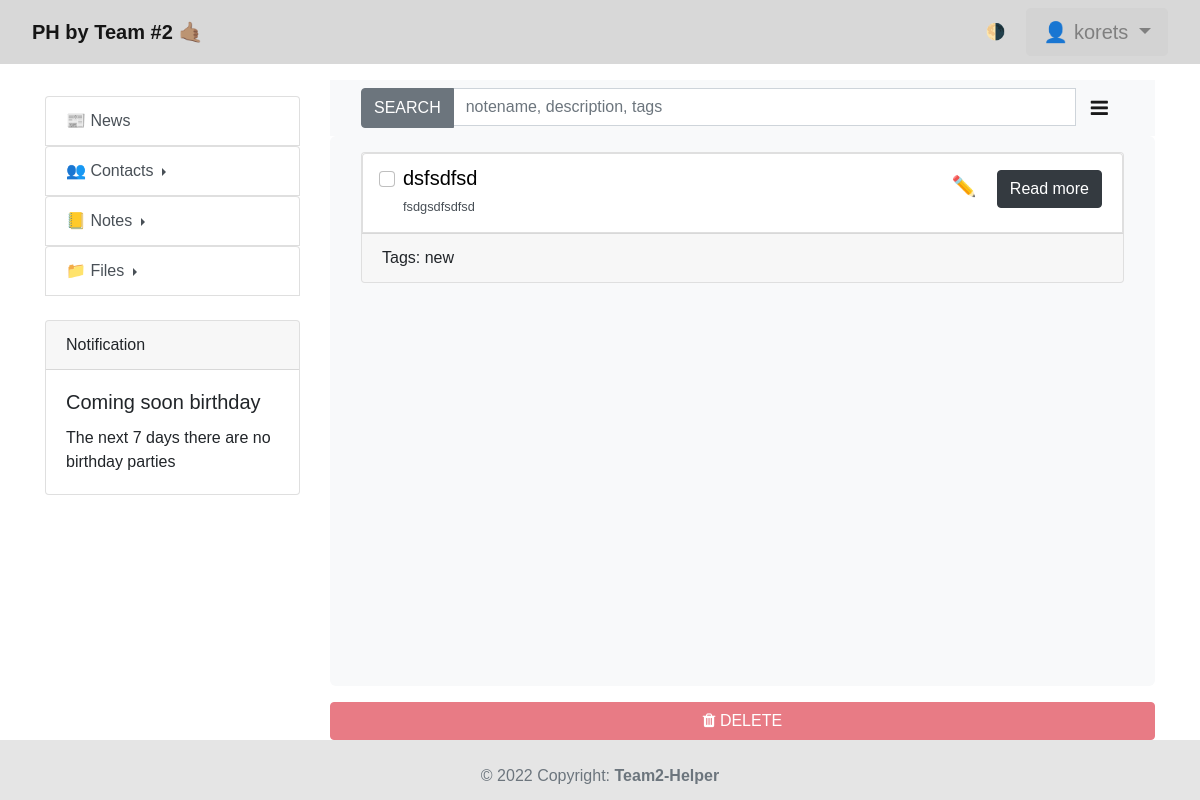
Before: /notes/ (signed in) with the older database file.
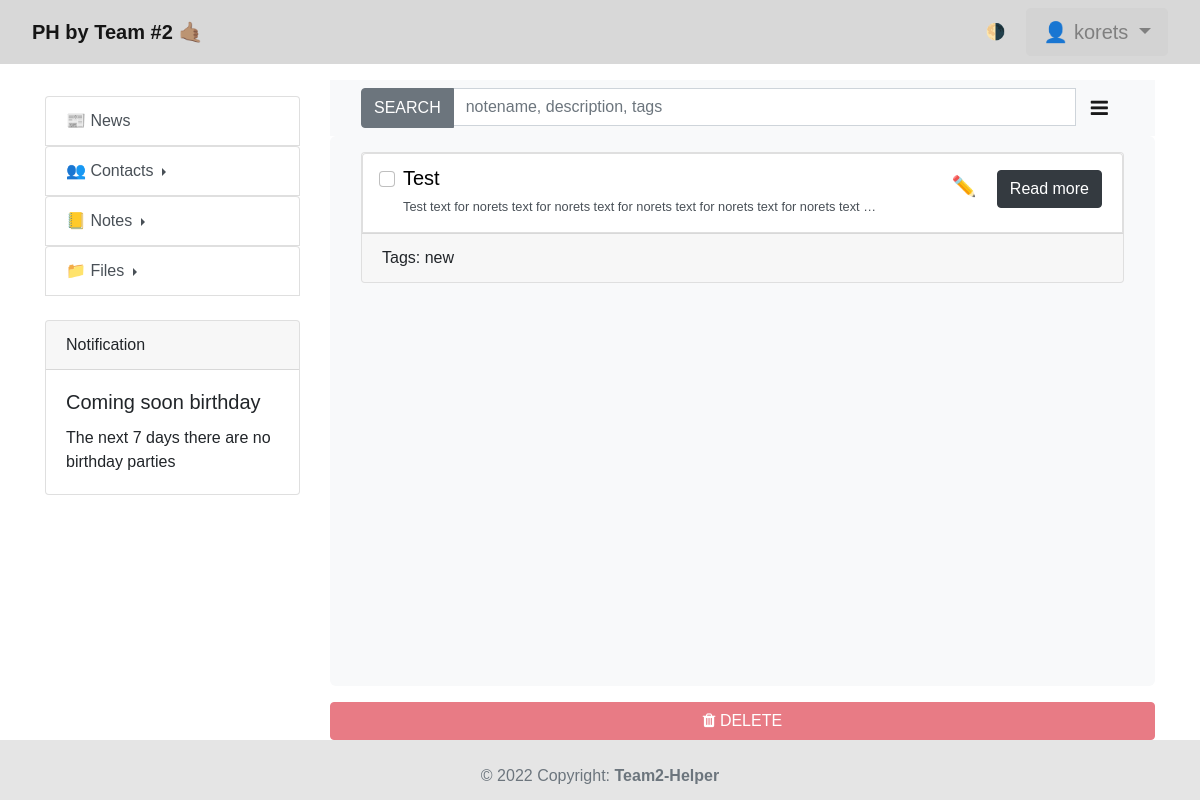
After: the same page with the newer database file.
### notes/models.py (models this page shows, shortened)
class Note(models.Model):
    name = models.CharField(max_length=40, null=False, unique=True)
    text = models.TextField(null=False)
    tags = models.ManyToManyField(Tag, related_name="tags")
    user = models.ForeignKey(User, on_delete=models.CASCADE, blank=True)
    def get_absolute_url(self):
        return reverse('note', kwargs={'pk': self.pk})
    class Meta:
        verbose_name = 'Note'
        verbose_name_plural = 'Notes'

class Tag(models.Model):
    tag = models.CharField(max_length=20, unique=False)
    user = models.ForeignKey(User, on_delete=models.CASCADE, blank=True)
    def __str__(self) -> str:
        return self.tag
    class Meta:
        verbose_name = 'Tag'
        verbose_name_plural = 'Tags'

### notes/views.py (the view, shortened to what this page needs)
# urls.py: path('notes/', login_required(NoteByUser.as_view(), login_url='home'), name='notes_list'),
class NoteByUser(ListView):
    model = Note
    initial = {'key': 'value'}
    template_name = 'notes/notes_view.html'
    context_object_name = 'notes_data'
    def get_queryset(self):
        return Note.objects.filter(user_id=self.request.user.id)
    def get(self, request, *args, **kwargs):
        context = self.get_context_data(**kwargs)
        return render(request, self.template_name, context)
    def get_context_data(self, *, object_list=None, **kwargs):
        object_list = self.get_queryset()
        context = super().get_context_data(**kwargs, object_list=object_list)
        return context

### contacts/models.py (called while the page is built, shortened)
    def days_to_birthday(self):
        if self.birthday is None:
            return 'date is empty'

### contacts/templatetags/birthday_notification.py (called while the page is built)
@register.inclusion_tag('contacts/birthday_notification_template.html', takes_context=True)
def show_birthday(context):
    birthday_contact = Contacts.objects.filter(user_id=context['request'].user.id)
    data = []
    for contact in birthday_contact:
        if contact.days_to_birthday() != 'date is empty' and contact.days_to_birthday() < 8:
            data.append(contact)
    return {'birthdays': data}

### contacts/templatetags/contact_count.py (called while the page is built)
@register.simple_tag(takes_context=True)
def count_contact(context):
    count = Contacts.objects.filter(user_id=context['request'].user.id).count()
    return count

### files/templatetags/files_count.py (called while the page is built)
@register.simple_tag(takes_context=True)
def count_files(context):
    count = Files.objects.filter(user=context['request'].user).count()
    return count

### notes/templatetags/notes_count.py (called while the page is built)
@register.simple_tag(takes_context=True)
def count_notes(context):
    count = Note.objects.filter(user_id=context['request'].user.id).count()
    return count

### notes/templatetags/tags_count.py (called while the page is built)
@register.simple_tag(takes_context=True)
def count_tags(context):
    count = Tag.objects.filter(user_id=context['request'].user.id).count()
    return count

### notes/templates/notes/notes_view.html (shortened to what this page needs)
{% extends 'base.html' %}
{% load static %}
{% block content %}
<div class="navbar bg-light">
    <form class="container-fluid" action="{% url 'search_notes' %}" method="get">
        <div class="input-group">
            <button class="btn btn-secondary" type="submit" id="basic-addon1">SEARCH</button>
            <input class="form-control" type="text" name="a" placeholder="notename, description, tags">
            <div class="d-grid gap-2 d-md-flex justify-content-md-end">
                 <a class="navbar-brand ml-3" href="{% url 'notes_list' %}"><i class="fa fa-bars"></i></a>
            </div>
        </div>
    </form>
</div>
<div data-bs-spy="scroll" style="overflow: scroll;height: 550px" data-bs-root-margin="0px 0px -10%"
     data-bs-smooth-scroll="true" class="scrollspy-example bg-light p-3 rounded-2" tabindex="1">
    <form id="noteForm" class="container-fluid" action="{% url 'notes_list' %}" method="post">
        <div class="list-group">
            {% if notes_data %}
            {% for note in notes_data %}
            <div class="card mb-4">
                <div class="list-group-item list-group-item-action">
                    <div class="d-flex w-100 justify-content-between">
                        <div class="form-check">
                            <input class="form-check-input" type="checkbox" name="note" value="{{note.pk}}"
                                   id="flexCheckIndeterminate">
                            <a style="color: black" href="{{ note.get_absolute_url }}"><h5 class="mb-1">
                                {{note.name}}</h5></a>
                            <small>{{note.text|truncatewords:17}}</small>
                        </div>
                        <div>
                            <a class="navbar-brand ml-3" href="{{ note.get_absolute_url }}">✏️</a>
                            <button type="button" class="btn btn-dark" data-bs-toggle="modal"
                                    data-bs-target="#exampleModal{{note.id}}">
                                Read more
                            </button>
                        </div>
                    </div>
                </div>
                <div class="card-footer">
                    Tags: {{note.tags.all|join:" "}}
                </div>
            </div>
            {% endfor %}
        </div>
    </form>
</div>
<div class="d-grid d-md-flex justify-content-md-end mb-2">
    <button type="submit" form="noteForm" class="btn btn-danger btn-block mt-3" id="submit" disabled><i
            class="fa fa-trash"></i> DELETE
    </button>
    {% else %}
    <img src="https://cdn.dribbble.com/users/415089/screenshots/14359077/media/12e60e1d4f5556b56310908bc9e6c2ea.jpg?compress=1&resize=768x576&vertical=top"
         height="85%" width="85%" class="rounded mx-auto d-block" alt="not-search-result">
    {% endif %}
</div>
{% endblock %}

### templates/base.html (shortened to what this page needs)
{% load static %}
{% load contact_count %}
{% load notes_count %}
{% load files_count %}
{% load tags_count %}
<!doctype html>
<html lang="en">
<head>
    <link rel="stylesheet" type="text/css" href="{% static 'css/styles.css' %}">
    <link rel="stylesheet" href="https://cdnjs.cloudflare.com/ajax/libs/font-awesome/4.7.0/css/font-awesome.min.css">
    <link href="https://cdn.jsdelivr.net/npm/bootstrap@5.2.1/dist/css/bootstrap.min.css" rel="stylesheet"
>
    <link rel="stylesheet" href="https://stackpath.bootstrapcdn.com/bootstrap/4.4.1/css/bootstrap.min.css"
>
</head>
<body>
<nav>
    {% include 'inc/_navbar.html' %}
</nav>
{% if user.is_authenticated %}
<div class="container mt-3">
    <div class="row">
        <div class="col-md-3 mt-3">
            <a href="{% url 'news' %}" class="list-group-item list-group-item-action" onmouseover="activeNews(this)"
               onmouseout="normalNews(this)">📰 News</a>
            <div class="dropright">
                <button type="button" id="contacts"
                        class="list-group-item list-group-item-action dropdown-toggle"
                        data-bs-toggle="dropdown" aria-expanded="false" onmouseover="activeNav(this)"
                        onmouseout="normalNav(this)">
                    👥 Contacts
                </button>
            </div>
            <div class="dropright">
                <button type="button" id="notes" class="list-group-item list-group-item-action dropdown-toggle"
                        data-bs-toggle="dropdown" aria-expanded="false" onmouseover="activeNav(this)"
                        onmouseout="normalNav(this)">
                    📒 Notes
                </button>
            </div>
            <div class="dropright">
                <button type="button" id="files" class="list-group-item list-group-item-action dropdown-toggle"
                        data-bs-toggle="dropdown" aria-expanded="false" onmouseover="activeNav(this)"
                        onmouseout="normalNav(this)">
                    📁 Files
                </button>
            </div>
            {% include 'inc/_notification.html' %}
        </div>
        <div class="col-md-9">
            {% block content %}
            {% endblock %}
        </div>
    </div>
</div>
{% else %}
{% block start %}
{% endblock %}
{% endif %}
</body>
<footer class="text-center text-lg-start bg-light text-muted">
    <div id="footer" class="text-center p-4">
        © 2022 Copyright:
        <a class="text-reset fw-bold" href="#">Team2-Helper</a>
    </div>
</footer>
</html>

### templates/inc/_navbar.html (shortened to what this page needs)
{% if user.is_authenticated %}
<nav id="navbar" class="navbar navbar-expand-lg ">
    <div class="ml-10 collapse navbar-collapse ml-10" id="navbarSupportedContent">
        <a class="navbar-brand ml-3" href="{% url 'home' %}"><b>PH by Team #2 🤙🏽</b></a>
    </div>
    <nav class="nav nav-pills flex-column flex-sm-row">
        <button class="btn mr-2">🌗</button>
        <div class="dropdown mr-3">
        <button id="btn-profile" class="btn btn-secondary btn-lg dropdown-toggle" type="button" data-bs-toggle="dropdown" aria-expanded="false">
            👤 {{ user.username }}
         </button>
        </div>
    </nav>
</nav>
 {% endif %}

### templates/inc/_notification.html
{% load birthday_notification %}
{% show_birthday %}

### Personal_Helper/contacts/templates/contacts/birthday_notification_template.html
<div class="card mt-4">
  <div class="card-header">
    Notification
  </div>
  <div class="card-body">
    <h5 class="card-title">Coming soon birthday</h5>
  {% if  birthdays %}
      {% for contact in birthdays %}
    <p class="card-text">Contact:{{ contact.name }}</p>
    <p class="card-text">days to birthday: {{ contact.days_to_birthday }}</p>
      {% endfor %}
  {% else %}
      <p class="card-text">The next 7 days there are no birthday parties</p>
  {% endif %}
  </div>
</div>

### static/css/styles.css (style rules this page uses)
#footer { background-color: rgba(0, 0, 0, 0.1); position: fixed; bottom: 0; width: 100%; height: 60px; }
#btn-profile { background-color: lightgray; border-color: lightgray; color: gray; }
.navbar-brand { color: black; }

### templates/inc/_navbar.html (style rules this page uses)
body { --text-color: lightgray; --bkg-color: #fff; }
#navbar { --text-color: black; --bkg-color: #D8D8D8; }
* { font-family: Arial, Helvetica, sans-serif; }
body { background: var(--bkg-color); }
#navbar { background: var(--bkg-color); }

Changed rows visible on the page:
changed Note "new": name "dsfsdfsd" → "Test"; text "fsdgsdfsdfsd" → "Test text for norets text for norets text for norets text for norets text for norets text …"
